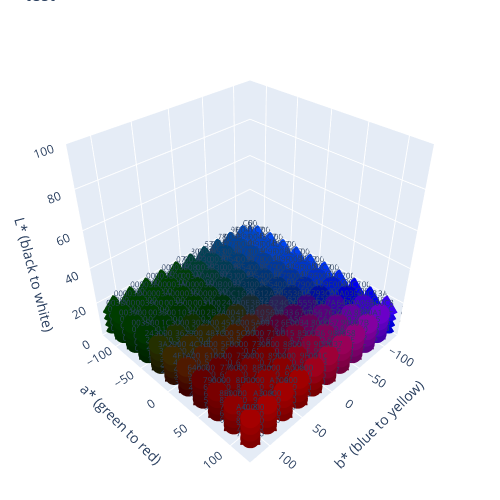

Write notebook code for a chart like this one.
### Code cell
lab_graph.generate_lab_3d_all_colors(full_space, "test", "n/a")

### Figure 1 — Plotly figure (JSON) as saved in the notebook; plotly's stock layout.template omitted (floating-point values rounded to 4 significant figures; data arrays with more than 128 entries replaced by an {"elided": "..."} marker saying what was removed)
{"data": [{"hovertemplate": "<b>%{text}</b><br>L*: %{y:.1f}<br>a*: %{x:.1f}<br>b*: %{z:.1f}<br>", "marker": {"color": {"elided": "605 str values"}, "opacity": 1.0, "size": 7}, "mode": "markers+text", "text": {"elided": "605 str values"}, "textfont": {"size": 8}, "textposition": "top center", "x": {"elided": "605 float values"}, "y": {"elided": "605 float values"}, "z": {"elided": "605 float values"}, "type": "scatter3d"}], "layout": {"scene": {"aspectratio": {"x": 1, "y": 1, "z": 1}, "xaxis": {"title": {"text": "a* (green to red)"}, "range": [-128, 128]}, "yaxis": {"title": {"text": "L* (black to white)"}, "range": [0, 100]}, "zaxis": {"title": {"text": "b* (blue to yellow)"}, "range": [-128, 128]}, "camera": {"up": {"x": 0, "y": 1, "z": 0}, "center": {"x": 0, "y": 0, "z": 0}, "eye": {"x": 1.5, "y": 1.5, "z": 1.5}}}, "margin": {"l": 1, "r": 1, "t": 1, "b": 1}, "title": {"text": "test"}, "width": 500, "height": 500, "showlegend": false}}
